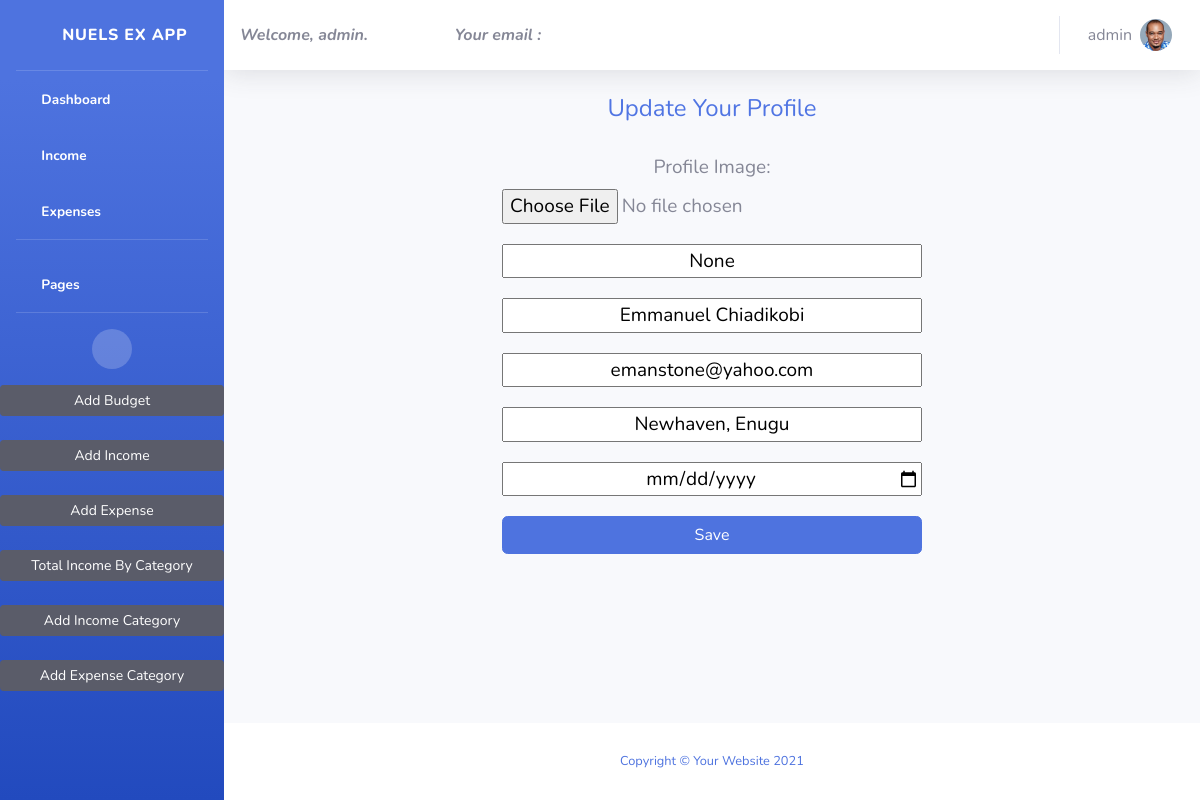
The app's page /users/editprofile/ (signed in) with its own data.
### expenses/models.py (models this page shows, shortened)
class Userprofile(models.Model):
    user = models.OneToOneField(User, on_delete=models.CASCADE)
    email = models.EmailField(max_length=300, blank=True, null=True)
    address = models.CharField(max_length= 300, blank=True, null=True)
    dob = models.DateField(blank=True, null=True)
    fullname = models.CharField(max_length=100, blank=True, null=True)
    username = models.CharField(max_length=50, null=True, default=1)
    profile_image = models.ImageField(upload_to='profile')
    activation_key = models.CharField(max_length=300, blank=True, null=True)

### userapp/views.py (the view, shortened to what this page needs)
# urls.py: path('editprofile/', EditProfilePage.as_view(), name='editprofile'),
class EditProfilePage(LoginRequiredMixin, View):
    login_url = 'login'
    def get(self, request):
        try:
            user = Userprofile.objects.get(user=request.user)
        except Userprofile.DoesNotExist:
            return redirect('signup')
        user_profile = Userprofile.objects.get(user=request.user)
        if user_profile.profile_image:
            profile_image_url = user_profile.profile_image.url
        else:
            profile_image_url = None  # Or a default image URL
        context = {
            'profile_info': {
                'profile_image_url': user.profile_image.url if user.profile_image else None,
                'username': user.username,
                'fullname': user.fullname,
                'email': user.email,
                'address': user.address,
                'dob': user.dob,
            },
            'form_data': {
            'username': user.username,
                'fullname': user.fullname,
                'email': user.email,
                'address': user.address,
                'dob': user.dob,
            },
        }
        if not context:
            return redirect('editprofile')
        return render(request, 'usertemp/editprofile.html', context=context)

### expenses/context_processor.py (called while the page is built)
def profile_info(request):
    if request.user.is_authenticated:
        try:
            profile = Userprofile.objects.get(user=request.user)
            return {'user_profile': profile}
        except Userprofile.DoesNotExist:
            pass
    return {}

### expenses/expensescat_context.py (called while the page is built)
def cate_list(request):
    globa_list =Expensescategory.objects.all()
    return {
        'globa_list': globa_list,
    }

### expenses/incomecat_context.py (called while the page is built)
def category_list(request):
    global_list = Incomecategory.objects.all()
    return {
        'global_list': global_list,
    }

### templates/usertemp/editprofile.html (shortened to what this page needs)
<!DOCTYPE html>
{% extends 'header.html' %}
{% load static %}
    {% block content %}
<body>
    <div class="container">
        <h4>Update Your Profile</h4>
        <form method="post" enctype="multipart/form-data" action="{% url 'editprofile' %}">
            <label for="profileImage">Profile Image:</label> <br>
            <input type="file" name="postimage" id="profileImage"> <br>
            <input type="text" name="username" id="username" placeholder="Username" value="{{ form_data.username }}"><br>
            <input type="text" name="Fullname" id="fullName" placeholder="Full Name" value="{{ form_data.fullname }}"> <br>
            <input type="email" name="email" id="email" placeholder="Email" value="{{ form_data.email }}"> <br>
            <input type="text" name="Address" id="address" placeholder="Address" value="{{ form_data.address }}"> <br>
            <input type="date" name="dob" id="dob" placeholder="Date of birth" value="{{ form_data.dob }}"> <br>
            <a href="{% url 'editprofile' %}"><input type="submit" value="Save" class="btn btn-primary"> <br>
        </form>
        </div>
    </div>
    {% include "footer.html" %}
</body>
    {% endblock content %}

### templates/header.html (shortened to what this page needs)
<!DOCTYPE html>
{% load static %}
<html lang="en">
<head>
    <link href="{% static 'vendor/fontawesome-free/css/all.min.css' %}" rel="stylesheet" type="text/css">
    <link href="{% static 'css/sb-admin-2.min.css' %}" rel="stylesheet">
    <link href="{% static 'vendor/datatables/dataTables.bootstrap4.min.css' %}" rel="stylesheet">
</head>
<body id="page-top">
    <div id="wrapper">
        {% include 'sidebar.html' %}
        <div id="content-wrapper" class="d-flex flex-column">
            <div id="content">
                <nav class="navbar navbar-expand navbar-light bg-white topbar mb-4 static-top shadow">
                    <span class="wel" style="font-style: italic; font-weight: bold;">Welcome, {{ request.user }}.</span>
                    <span class="wel" style="font-style: italic;"><strong>Your email : </strong>{{ user.email }}</span>
                    <ul class="navbar-nav ml-auto">
                        <li class="nav-item dropdown no-arrow">
                            <a class="nav-link dropdown-toggle" href="#" id="userDropdown" role="button"
                                data-toggle="dropdown" aria-haspopup="true" aria-expanded="false">
                                <span class="mr-2 d-none d-lg-inline text-gray-600 large fw-bold">{{request.user}}</span>
                                {% if user_profile.profile_image %}
                                <img class="img-profile rounded-circle" src="{{ user_profile.profile_image.url }}" alt="Profile Image">
                                {% else %}
                                <img src="{% static 'img/undraw_profile.svg' %}" alt="Default Image">
                                {% endif %}
                            </a>
                        </li>
                    </ul>
                </nav>
                    {% block content %}
                    {% endblock content %}
</body>
</html>

### templates/usertemp/editprofile.html (style rules this page uses)
form { text-align: center; width: 50vw; margin: auto; font-size: 19px; }
h4 { text-align: center; color: rgb(80, 117, 227); margin-bottom: 30px; }
input { margin-bottom: 20px; width: 70%; text-align: center; }

### records on screen
Userprofile: profile_image (picture), Fullname "Emmanuel Chiadikobi", email "emanstone@yahoo.com", Address "Newhaven, Enugu"

### other values on screen
{{ request.user }} "admin"
